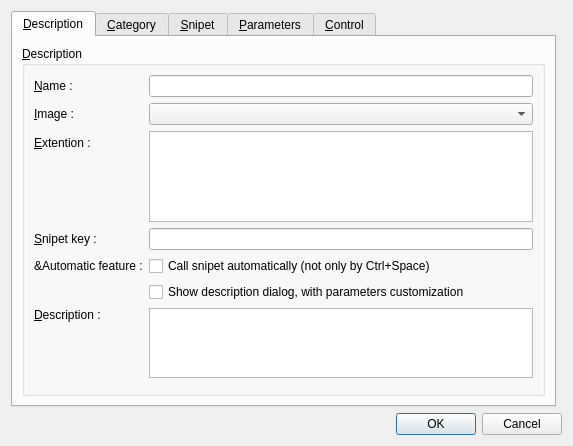
<?xml version="1.0" encoding="UTF-8"?>
<ui version="4.0">
 <class>SnipetPropertyDialog</class>
 <widget class="QDialog" name="SnipetPropertyDialog">
  <property name="geometry">
   <rect>
    <x>0</x>
    <y>0</y>
    <width>573</width>
    <height>446</height>
   </rect>
  </property>
  <property name="windowTitle">
   <string>Snipet property</string>
  </property>
  <layout class="QGridLayout">
   <item row="1" column="0" colspan="2">
    <widget class="QDialogButtonBox" name="m_buttons">
     <property name="standardButtons">
      <set>QDialogButtonBox::Cancel|QDialogButtonBox::Ok</set>
     </property>
    </widget>
   </item>
   <item row="0" column="0">
    <widget class="QTabWidget" name="tabWidget">
     <property name="currentIndex">
      <number>0</number>
     </property>
     <widget class="QWidget" name="tab">
      <attribute name="title">
       <string>&amp;Description</string>
      </attribute>
      <layout class="QGridLayout" name="gridLayout">
       <item row="0" column="1">
        <widget class="QGroupBox" name="groupBox">
         <property name="title">
          <string>&amp;Description</string>
         </property>
         <layout class="QFormLayout" name="formLayout">
          <property name="fieldGrowthPolicy">
           <enum>QFormLayout::AllNonFixedFieldsGrow</enum>
          </property>
          <item row="0" column="0">
           <widget class="QLabel" name="label">
            <property name="text">
             <string>&amp;Name :</string>
            </property>
            <property name="buddy">
             <cstring>m_nameLineEdit</cstring>
            </property>
           </widget>
          </item>
          <item row="0" column="1">
           <widget class="QLineEdit" name="m_nameLineEdit">
            <property name="whatsThis">
             <string>Name of the snipet used in to identify the snipet in menus.</string>
            </property>
           </widget>
          </item>
          <item row="1" column="0">
           <widget class="QLabel" name="label_2">
            <property name="text">
             <string>&amp;Image :</string>
            </property>
            <property name="buddy">
             <cstring>m_iconComboBox</cstring>
            </property>
           </widget>
          </item>
          <item row="1" column="1">
           <widget class="StringComboBox" name="m_iconComboBox"/>
          </item>
          <item row="2" column="0">
           <widget class="QLabel" name="label_6">
            <property name="text">
             <string>&amp;Extention :</string>
            </property>
            <property name="buddy">
             <cstring>m_extentionListWidget</cstring>
            </property>
           </widget>
          </item>
          <item row="3" column="0">
           <widget class="QLabel" name="label_5">
            <property name="text">
             <string>&amp;Snipet key :</string>
            </property>
            <property name="buddy">
             <cstring>m_keyLineEdit</cstring>
            </property>
           </widget>
          </item>
          <item row="3" column="1">
           <widget class="QLineEdit" name="m_keyLineEdit">
            <property name="whatsThis">
             <string>Word key used to call the snipet in the &lt;b&gt;XINX&lt;/b&gt; editor. If no key is defined, it's not possible to call the template in the completion.</string>
            </property>
           </widget>
          </item>
          <item row="5" column="0">
           <widget class="QLabel" name="label_4">
            <property name="text">
             <string>&amp;Automatic feature :</string>
            </property>
           </widget>
          </item>
          <item row="5" column="1">
           <widget class="QCheckBox" name="m_autoChk">
            <property name="text">
             <string>Call snipet automatically (not only by Ctrl+Space)</string>
            </property>
           </widget>
          </item>
          <item row="6" column="1">
           <widget class="QCheckBox" name="m_dialogChk">
            <property name="text">
             <string>Show description dialog, with parameters customization</string>
            </property>
           </widget>
          </item>
          <item row="7" column="0">
           <widget class="QLabel" name="label_3">
            <property name="text">
             <string>&amp;Description :</string>
            </property>
            <property name="alignment">
             <set>Qt::AlignLeading|Qt::AlignLeft|Qt::AlignTop</set>
            </property>
            <property name="buddy">
             <cstring>m_descriptionTextEdit</cstring>
            </property>
           </widget>
          </item>
          <item row="7" column="1">
           <widget class="QPlainTextEdit" name="m_descriptionTextEdit">
            <property name="sizePolicy">
             <sizepolicy hsizetype="Expanding" vsizetype="Maximum">
              <horstretch>0</horstretch>
              <verstretch>0</verstretch>
             </sizepolicy>
            </property>
            <property name="maximumSize">
             <size>
              <width>16777215</width>
              <height>100</height>
             </size>
            </property>
            <property name="whatsThis">
             <string>Long descriptions of the snipet.</string>
            </property>
           </widget>
          </item>
          <item row="8" column="1">
           <spacer name="verticalSpacer">
            <property name="orientation">
             <enum>Qt::Vertical</enum>
            </property>
            <property name="sizeHint" stdset="0">
             <size>
              <width>20</width>
              <height>40</height>
             </size>
            </property>
           </spacer>
          </item>
          <item row="2" column="1">
           <widget class="QListWidget" name="m_extentionListWidget">
            <property name="selectionMode">
             <enum>QAbstractItemView::ExtendedSelection</enum>
            </property>
           </widget>
          </item>
         </layout>
        </widget>
       </item>
      </layout>
     </widget>
     <widget class="QWidget" name="tab_2">
      <attribute name="title">
       <string>&amp;Category</string>
      </attribute>
      <layout class="QGridLayout" name="gridLayout_2">
       <item row="0" column="0">
        <widget class="QGroupBox" name="groupBox_3">
         <property name="title">
          <string>Category</string>
         </property>
         <layout class="QGridLayout" name="gridLayout_6">
          <item row="0" column="0" colspan="3">
           <widget class="CategoryTreeView" name="m_categoryTreeView">
            <property name="rootIsDecorated">
             <bool>false</bool>
            </property>
            <attribute name="headerVisible">
             <bool>false</bool>
            </attribute>
           </widget>
          </item>
          <item row="1" column="2">
           <widget class="QPushButton" name="m_removeCategoryButton">
            <property name="text">
             <string>&amp;Remove Category</string>
            </property>
            <property name="icon">
             <iconset resource="../../components/xinxpluginselector.qrc">
              <normaloff>:/images/remove.png</normaloff>:/images/remove.png</iconset>
            </property>
           </widget>
          </item>
          <item row="1" column="1">
           <widget class="QPushButton" name="m_addCategoryButton">
            <property name="text">
             <string>&amp;Add Category</string>
            </property>
            <property name="icon">
             <iconset resource="../../components/xinxpluginselector.qrc">
              <normaloff>:/images/add.png</normaloff>:/images/add.png</iconset>
            </property>
           </widget>
          </item>
          <item row="1" column="0">
           <spacer name="horizontalSpacer">
            <property name="orientation">
             <enum>Qt::Horizontal</enum>
            </property>
            <property name="sizeHint" stdset="0">
             <size>
              <width>40</width>
              <height>20</height>
             </size>
            </property>
           </spacer>
          </item>
         </layout>
        </widget>
       </item>
      </layout>
     </widget>
     <widget class="QWidget" name="tab_3">
      <attribute name="title">
       <string>&amp;Snipet</string>
      </attribute>
      <layout class="QGridLayout" name="gridLayout_3">
       <item row="0" column="0">
        <widget class="QGroupBox" name="m_templateGroupBox">
         <property name="title">
          <string>&amp;Template text :</string>
         </property>
         <layout class="QGridLayout">
          <item row="0" column="0">
           <widget class="XinxCodeEditAction" name="m_textEdit" native="true">
            <property name="whatsThis">
             <string>Templat to show to screen. In this template you can define parameter by used &lt;i&gt;%n&lt;/i&gt; keyword where &lt;i&gt;n&lt;/i&gt; is a number. More sophisticate snipet can use ECMAScript. Balise &lt;i&gt;&amp;lt;?= ?&amp;gt;&lt;/i&gt; is used to call script and show the text returned by the script. &lt;i&gt;&amp;lt;?    ?&amp;gt;&lt;/i&gt; can be used to init the script and make some pre-process.</string>
            </property>
           </widget>
          </item>
         </layout>
        </widget>
       </item>
      </layout>
     </widget>
     <widget class="QWidget" name="tab_4">
      <attribute name="title">
       <string>&amp;Parameters</string>
      </attribute>
      <layout class="QGridLayout" name="gridLayout_4">
       <item row="0" column="0">
        <widget class="QGroupBox" name="m_paramGroupBox">
         <property name="minimumSize">
          <size>
           <width>250</width>
           <height>0</height>
          </size>
         </property>
         <property name="whatsThis">
          <string>List of name parameter used by the template. The first parameter replace the key word %1, the second parameter replace the key word %2, ...</string>
         </property>
         <property name="title">
          <string>&amp;Parameter</string>
         </property>
         <layout class="QGridLayout" name="gridLayout_7">
          <item row="0" column="0">
           <widget class="QTableView" name="m_parameterTable">
            <attribute name="horizontalHeaderStretchLastSection">
             <bool>true</bool>
            </attribute>
            <attribute name="horizontalHeaderStretchLastSection">
             <bool>true</bool>
            </attribute>
           </widget>
          </item>
         </layout>
        </widget>
       </item>
      </layout>
     </widget>
     <widget class="QWidget" name="tab_5">
      <attribute name="title">
       <string>&amp;Control</string>
      </attribute>
      <layout class="QVBoxLayout" name="verticalLayout">
       <item>
        <widget class="QGroupBox" name="groupBox_2">
         <property name="title">
          <string>&amp;Condition to enable the snipet</string>
         </property>
         <layout class="QGridLayout" name="gridLayout_5">
          <item row="0" column="0">
           <widget class="QPlainTextEdit" name="m_availablePlainTextEdit"/>
          </item>
         </layout>
        </widget>
       </item>
      </layout>
     </widget>
    </widget>
   </item>
  </layout>
 </widget>
 <customwidgets>
  <customwidget>
   <class>XinxCodeEditAction</class>
   <extends>QWidget</extends>
   <header location="global">editors/xinxcodeedit.h</header>
   <container>1</container>
  </customwidget>
  <customwidget>
   <class>StringComboBox</class>
   <extends>QComboBox</extends>
   <header location="global">stringcombobox.h</header>
  </customwidget>
  <customwidget>
   <class>CategoryTreeView</class>
   <extends>QTreeView</extends>
   <header>snipets/categorytreeview.h</header>
  </customwidget>
 </customwidgets>
 <tabstops>
  <tabstop>m_nameLineEdit</tabstop>
  <tabstop>m_keyLineEdit</tabstop>
  <tabstop>m_descriptionTextEdit</tabstop>
  <tabstop>m_textEdit</tabstop>
 </tabstops>
 <resources>
  <include location="../../components/xinxpluginselector.qrc"/>
 </resources>
 <connections>
  <connection>
   <sender>m_buttons</sender>
   <signal>accepted()</signal>
   <receiver>SnipetPropertyDialog</receiver>
   <slot>accept()</slot>
   <hints>
    <hint type="sourcelabel">
     <x>472</x>
     <y>429</y>
    </hint>
    <hint type="destinationlabel">
     <x>510</x>
     <y>272</y>
    </hint>
   </hints>
  </connection>
  <connection>
   <sender>m_buttons</sender>
   <signal>rejected()</signal>
   <receiver>SnipetPropertyDialog</receiver>
   <slot>reject()</slot>
   <hints>
    <hint type="sourcelabel">
     <x>326</x>
     <y>429</y>
    </hint>
    <hint type="destinationlabel">
     <x>510</x>
     <y>216</y>
    </hint>
   </hints>
  </connection>
 </connections>
</ui>
